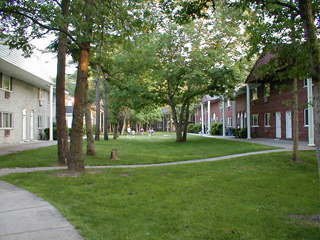
//> input picture Gramado_72k.jpg, 320 x 240 px
$ ./tf Gramado_72k.jpg   (built with g++ and OpenCV 4)
//> lines starting //> are read from the running program, lines starting //| are printed output that depends on the picture
#include <stdio.h>
#include <stdlib.h>
#include <time.h>
#include <string.h>
#include <math.h>
#include <opencv2/opencv.hpp>
#include <opencv2/highgui.hpp>
#include "colors.h"
#include "FastNoiseLite.h"

using namespace cv;

#define FNL_IMPL
#define B 0
#define G 1
#define R 2
#define X 2
#define Y 1
#define Z 0
#define KS 250
#define KA 0.5
#define KD 160
#define Q 100
#define RWEIGHT 0.299
#define GWEIGHT 0.587
#define BWEIGHT 0.114
#define QUANTIZATIONDEFAULT 5
#define STEPSDEFAULT 5
#define EDGEDEFAULT 3
#define ERODED 0
#define EDGE -1
#define INVOKEERROR "usage: tf <Image_Path> -q <quantization_amount> -s <steps_amount> -h\n\t-h for help\n\t-s for setting amount of steps used on dilation and erosion\n\t-q for tone count on quantization\n"


Mat imageIn;
Mat quantized;
Mat region;
Mat normals;

int maxRegion = 0;

Vec3f lightPos;
Vec3f lightI;
Vec3f ka;
Vec3f ks;
Vec3f kd;
Vec3f cameraPos;

void luminance()
{
	int sizex = quantized.cols;
	int sizey = quantized.rows;
	for (int i=0;i<sizey;i++)
		for (int j=0;j<sizex;j++)
		{
			Vec3b pixel = quantized.at<Vec3b>(i,j);
			float luminance = RWEIGHT * pixel.val[R] + GWEIGHT * pixel.val[G] + BWEIGHT * pixel.val[B];
			pixel.val[R] = luminance;
			pixel.val[G] = luminance;
			pixel.val[B] = luminance;
			quantized.at<Vec3b>(i,j) = pixel;
		}
}


void quantization(int amount)
{
	int sizex = quantized.cols;
	int sizey = quantized.rows;

	int lower = 256;
	int higher = -1;

	if(amount == 0)
	{
		std::cout << "Quantization cannot be 0\n";
		exit(0);
	}

	// convert image to grayscale
	luminance();

	// get limits
	for (int i=0;i<sizey;i++)
		for (int j=0;j<sizex;j++)
		{
			Vec3b pixel = quantized.at<Vec3b>(i,j);
			if (pixel.val[R] > higher)
				higher = pixel.val[R];
			if (pixel.val[R] < lower)
				lower = pixel.val[R];
		}


	// get bin sizes
	int tam_int = higher - lower + 1;

	if (amount >= tam_int)
		return;

	int tb = tam_int/amount;


	// set bin
	for (int i=0;i<sizey;i++)
	{
		std::cout << "Quantizing... " << std::setprecision(4) << ((float)i/sizey)*100 << "%     \t\t\r" << std::flush;
		for (int j=0;j<sizex;j++)
		{
			Vec3b pixel = quantized.at<Vec3b>(i,j);
			int newVal = (pixel.val[R] - lower)/tb;
			newVal = lower + newVal*tb;
			pixel.val[R] = newVal;
			pixel.val[G] = newVal;
			pixel.val[B] = newVal;
			quantized.at<Vec3b>(i,j) = pixel;
		}
	}
	printf("Quantizing... 100%%     \n");
}

void segment()
{
	int sizex = quantized.cols;
	int sizey = quantized.rows;

	bool processed[imageIn.rows][imageIn.cols], current[imageIn.rows][imageIn.cols];


	for(int i=0; i<imageIn.rows; i++)
		for(int j=0; j<imageIn.cols; j++)
		{
			current[i][j] = false;
			processed[i][j] = false;
		}
	int regioni = 1;
	for(int i=0; i<sizey; i++)
	{
	std::cout << "Segmenting... " << std::setprecision(4) << ((float)i/sizey)*100 << "%     \t\t\r" << std::flush;
		for(int j=0; j<sizex; j++)
		{
			if (!processed[i][j])
			{
				regioni++;
				int value = (quantized.at<Vec3b>(i,j)).val[R];
				processed[i][j] = true;
				current[i][j] = true;
				bool _continue = true;

				// Repeat until converged
				while(_continue)
				{
					_continue = false;
					for(int k=0; k<sizey; k++)
					{
						for(int l=0; l<sizex; l++)
						{
							if((k-1 >= 0)&&(current[k-1][l])&&((quantized.at<Vec3b>(k-1,l)).val[R] == value)&&(!current[k][l]))
							{
								_continue = true;
								processed[k][l] = true;
								current[k][l] = true;
								region.at<int>(k,l) = regioni;
							}
							if((k+1 < sizey)&&(current[k+1][l])&&((quantized.at<Vec3b>(k+1,l)).val[R] == value)&&(!current[k][l]))
							{
								_continue = true;
								processed[k][l] = true;
								current[k][l] = true;
								region.at<int>(k,l) = regioni;
							}
							if((l-1 >= 0)&&(current[k][l-1])&&((quantized.at<Vec3b>(k,l-1)).val[R] == value)&&(!current[k][l]))
							{
								_continue = true;
								processed[k][l] = true;
								current[k][l] = true;
								region.at<int>(k,l) = regioni;
							}
							if((l+1 < sizex)&&(current[k][l+1])&&((quantized.at<Vec3b>(k,l+1)).val[R] == value)&&(!current[k][l]))
							{
								_continue = true;
								processed[k][l] = true;
								current[k][l] = true;
								region.at<int>(k,l) = regioni;
							}
						}
					}
				}
			}

			int color = rand()%COLORCOUNT;

			for(int i=0; i< sizey; i++)
				for(int j=0; j<sizex; j++)
				{
					if(current[i][j])
					{
						current[i][j] = false;
						Vec3b pixel = quantized.at<Vec3b>(i,j);
						pixel.val[R] = colors[color]->val[R];
						pixel.val[G] = colors[color]->val[G];
						pixel.val[B] = colors[color]->val[B];
						quantized.at<Vec3b>(i,j) = pixel;
					}
				}
		}
	}
	printf("Segmenting... 100%%     \n");
	maxRegion = regioni;

}

// [238 lines left out: functions erode, edge, dilate, generateEdge, max, dot and 1 more, not called in this run]

int main(int argc, char** argv)
{
	int quantizationAmount, stepAmount, edgethickness;
	char* filename;
	if ( argc < 2 )
    {
        printf(INVOKEERROR);
        return -1;
    }

	quantizationAmount = QUANTIZATIONDEFAULT;
	stepAmount = STEPSDEFAULT;
	edgethickness = EDGEDEFAULT;
	filename = argv[1];
    imageIn = imread(filename , 1 );
//> imageIn is the input picture: 240 rows x 320 cols, CV_8UC3; mean B, G, R 80.1, 114.7, 102.3
    for(int i=0; i < argc; i++)
    {
    	if (strcmp(argv[i], "-q") == 0)
    	{
    		if (i+1 < argc)
    		{
    			quantizationAmount = atoi(argv[i+1]);
    		}
    		else
    		{
    			printf(INVOKEERROR);
    		}
		}
		else if (strcmp(argv[i], "-s") == 0)
		{
			if (i+1 < argc)
			{
				stepAmount = atoi(argv[i+1]);
			}
			else
    		{
    			printf(INVOKEERROR);
    		}
		}
		else if (strcmp(argv[i], "-h") == 0)
		{
			printf(INVOKEERROR);
			return 0;
		}
		else if(strcmp(argv[i], "-e") == 0)
		{
			if (i+1 < argc)
			{
				edgethickness = atoi(argv[i+1]);
			}
			else
    		{
    			printf(INVOKEERROR);
    		}
		}
    }
    if (quantizationAmount <= 0)
    {
    	quantizationAmount = QUANTIZATIONDEFAULT;
    }
    if ( !imageIn.data )
    {
        printf("No image data \n");
        return -1;
    }

	srand(time(NULL));


    quantized = imageIn.clone();

    quantization(quantizationAmount);
//> after the loop in luminance, `for (int i=0;i<sizey;i++)`:
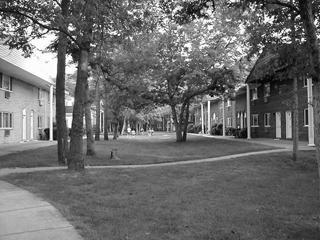
//> quantized: 240 rows x 320 cols, CV_8UC3; min 1, max 255, mean 106.6
//> the loop in quantization, `for (int i=0;i<sizey;i++)` made 240 passes
//> (higher, lower) on passes 1 to 3: (253, 11), (253, 7), (253, 7)
//> after the loop in quantization, `for (int i=0;i<sizey;i++)`: higher = 255; lower = 1
//> in quantization, `int tam_int = higher - lower + 1;`: tam_int = 255
//> in quantization, `int tb = tam_int/amount;`: tb = 51
//> after the loop in quantization, `for (int i=0;i<sizey;i++)`:
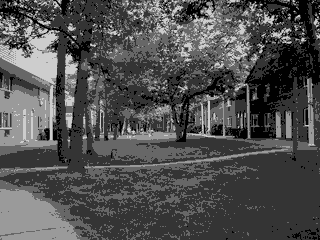
//> quantized: 240 rows x 320 cols, CV_8UC3; min 1, max 205, mean 80

    namedWindow("Input Image", WINDOW_AUTOSIZE );
    namedWindow("Output Image", WINDOW_AUTOSIZE);
    imshow("Input Image", imageIn);

    region = Mat::zeros(quantized.rows, quantized.cols, CV_32S);
    normals = Mat::zeros(quantized.rows, quantized.cols, CV_32F);
    segment();
//> (the run ends here: the program needs code that is not available in this run, at `int color = rand()%COLORCOUNT;`)

$ run again, on Underwater_53k.jpg
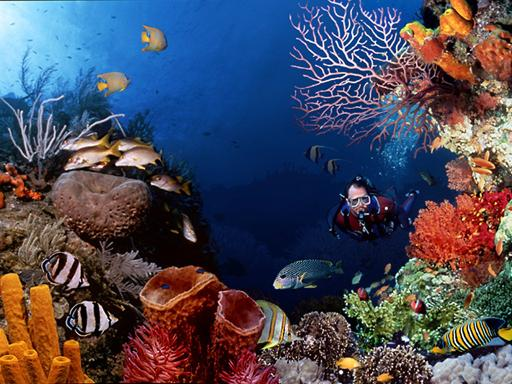
//> input picture Underwater_53k.jpg, 512 x 384 px
//> imageIn is the input picture: 384 rows x 512 cols, CV_8UC3; mean B, G, R 90, 73.9, 73.8
//> after the loop in luminance, `for (int i=0;i<sizey;i++)`:
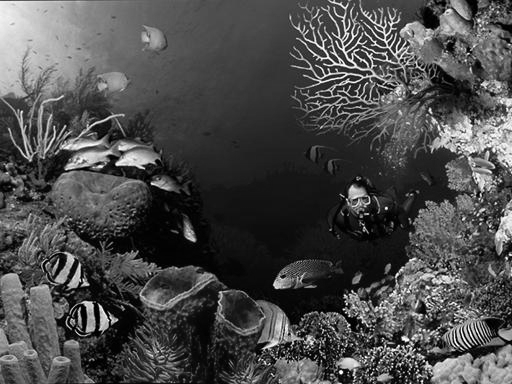
//> quantized: 384 rows x 512 cols, CV_8UC3; min 0, max 254, mean 75.2
//> the loop in quantization, `for (int i=0;i<sizey;i++)` made 384 passes
//> higher on passes 1 to 3: 194, 237, 247
//> after the loop in quantization, `for (int i=0;i<sizey;i++)`: higher = 254; lower = 0
//> tam_int = 255
//> tb = 51
//> after the loop in quantization, `for (int i=0;i<sizey;i++)`:
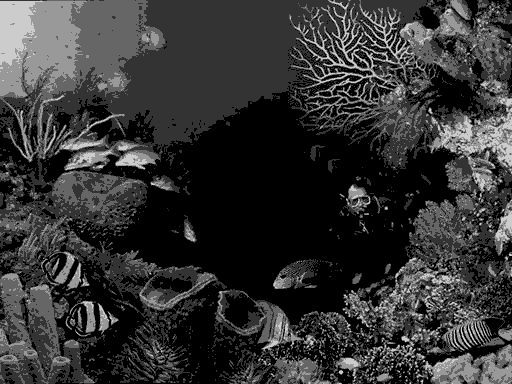
//> quantized: 384 rows x 512 cols, CV_8UC3; min 0, max 204, mean 52.2

$ run again, on grapefruit.jpg
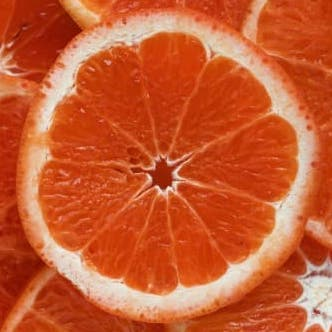
//> input picture grapefruit.jpg, 332 x 332 px
//> imageIn is the input picture: 332 rows x 332 cols, CV_8UC3; mean B, G, R 49.1, 91.1, 200
//> after the loop in luminance, `for (int i=0;i<sizey;i++)`:
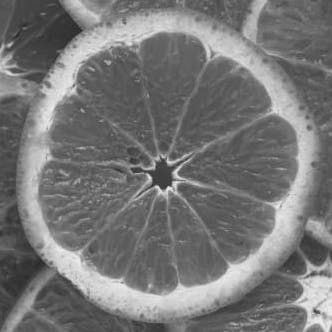
//> quantized: 332 rows x 332 cols, CV_8UC3; min 37, max 239, mean 118.4
//> the loop in quantization, `for (int i=0;i<sizey;i++)` made 332 passes
//> (higher, lower) on passes 1 to 3: (209, 61), (210, 59), (210, 57)
//> after the loop in quantization, `for (int i=0;i<sizey;i++)`: higher = 239; lower = 37
//> tam_int = 203
//> tb = 40
//> after the loop in quantization, `for (int i=0;i<sizey;i++)`:
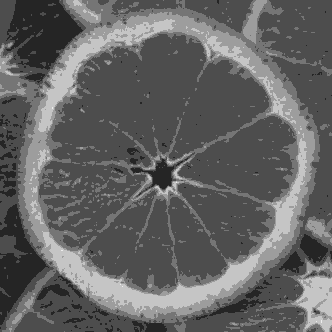
//> quantized: 332 rows x 332 cols, CV_8UC3; min 37, max 237, mean 99
